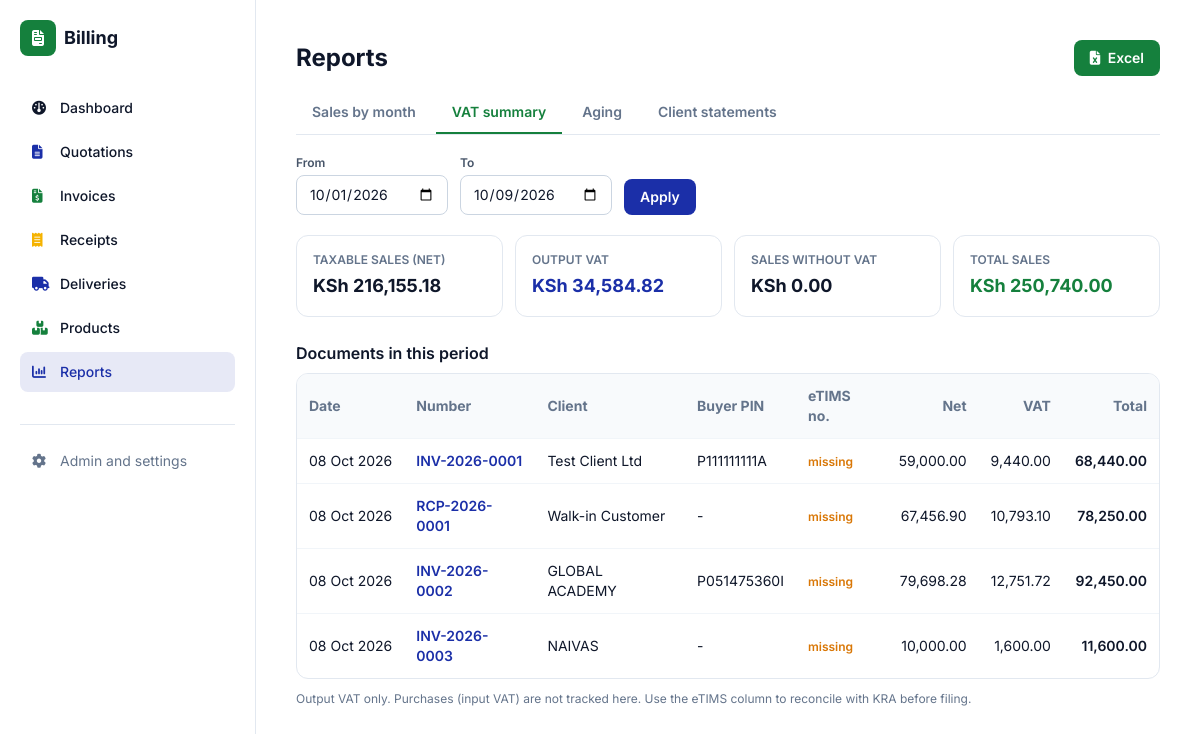
Page /reports/vat/ (signed in) on the earlier database version.
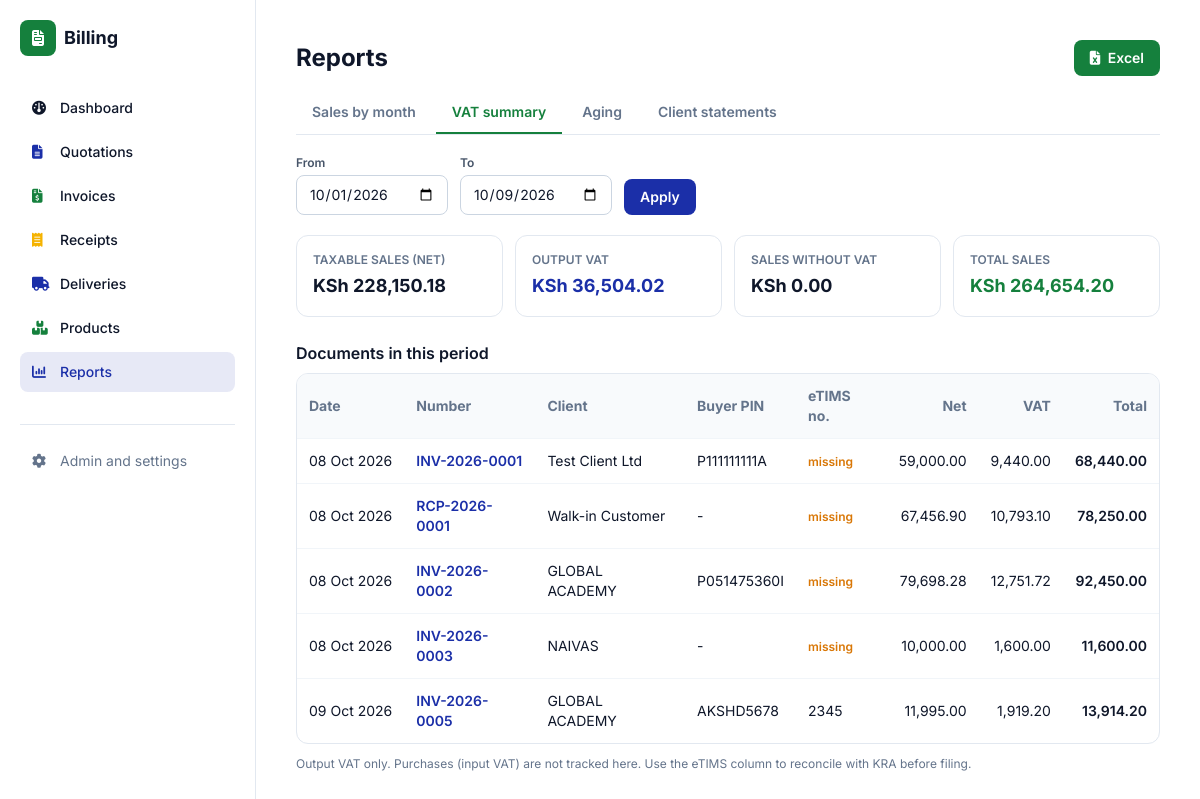
Same page on the later database version.
### documents/models.py (models this page shows, shortened)
class Document(models.Model):
    QUOTATION, INVOICE, RECEIPT = "quotation", "invoice", "receipt"
    TYPES = [(QUOTATION, "Quotation"), (INVOICE, "Invoice"), (RECEIPT, "Receipt")]
    PREFIX = {QUOTATION: "QUO", INVOICE: "INV", RECEIPT: "RCP"}
    STATUSES = [
        ("draft", "Draft"), ("sent", "Sent"), ("accepted", "Accepted"),
        ("paid", "Paid"), ("void", "Void"),
    ]
    PAYMENT_METHODS = [
        ("cash", "Cash"), ("mpesa", "M-Pesa"), ("bank", "Bank Transfer"), ("card", "Card"),
    ]
    VAT_MODES = [
        ("exclusive", "VAT exclusive (add VAT on top)"),
        ("inclusive", "VAT inclusive (prices include VAT)"),
        ("none", "No VAT"),
    ]
    doc_type = models.CharField(max_length=10, choices=TYPES)
    number = models.CharField(max_length=30, unique=True, editable=False)
    client = models.ForeignKey(Client, null=True, blank=True, on_delete=models.SET_NULL)
    client_name = models.CharField(max_length=150, blank=True, help_text="Walk-in name if no client")
    issue_date = models.DateField(default=timezone.localdate)
    due_date = models.DateField(null=True, blank=True)
    status = models.CharField(max_length=10, choices=STATUSES, default="draft")
    vat_mode = models.CharField(max_length=10, choices=VAT_MODES, default="exclusive")
    served_by = models.CharField(max_length=80, blank=True)
    discount = models.DecimalField(max_digits=12, decimal_places=2, default=0)
    payment_method = models.CharField(max_length=10, choices=PAYMENT_METHODS, blank=True)
    payment_reference = models.CharField(max_length=60, blank=True)
    notes = models.TextField(blank=True)
    terms = models.TextField(blank=True)
    buyer_pin = models.CharField("Buyer KRA PIN", max_length=20, blank=True)
    etims_invoice_no = models.CharField("eTIMS invoice no.", max_length=60, blank=True)
    etims_qr = models.CharField("eTIMS QR data or link", max_length=500, blank=True,
                                help_text="Paste the QR link or data KRA gives you for this invoice")
    share_token = models.CharField(max_length=32, unique=True, null=True, blank=True, editable=False)
    share_viewed_at = models.DateTimeField(null=True, blank=True, editable=False)
    business = models.JSONField(default=dict, blank=True, editable=False)
    source = models.ForeignKey("self", null=True, blank=True, on_delete=models.SET_NULL,
                               related_name="converted")
    created_at = models.DateTimeField(auto_now_add=True)
    class Meta:
        ordering = ["-created_at"]
    @property
    def display_client(self):
        return self.client.name if self.client else (self.client_name or "Walk-in Customer")
    @cached_property
    def biz(self):
        data = dict(self.business or {})
        if not data:
            p = BusinessProfile.get()
            data = p.snapshot() if p else {}
        for key in ("name", "tagline", "address", "phone", "email", "kra_pin",
                    "payment_details", "receipt_footer", "logo", "signature", "stamp"):
            data.setdefault(key, "")
        data.setdefault("vat_rate", "16.00")
        return SimpleNamespace(**data)
    @cached_property
    def vat_rate(self):
        return Decimal(str(self.biz.vat_rate))
    @property
    def items_total(self):
        return sum((i.line_total for i in self.items.all()), Decimal("0"))
    @property
    def gross(self):
        return max(self.items_total - self.discount, Decimal("0"))
    @property
    def net_amount(self):
        if self.vat_mode == "inclusive":
            return (self.gross / (1 + self.vat_rate / 100)).quantize(Decimal("0.01"))
        return self.gross
    @property
    def vat_amount(self):
        if self.vat_mode == "exclusive":
            return (self.gross * self.vat_rate / 100).quantize(Decimal("0.01"))
        if self.vat_mode == "inclusive":
            return self.gross - self.net_amount
        return Decimal("0")
    @property
    def total(self):
        return self.gross + self.vat_amount if self.vat_mode == "exclusive" else self.gross
    @property
    def buyer_pin_display(self):
        return self.buyer_pin or (self.client.kra_pin if self.client else "")

class Client(models.Model):
    name = models.CharField(max_length=150)
    phone = models.CharField(max_length=50, blank=True)
    email = models.EmailField(blank=True)
    address = models.TextField(blank=True)
    kra_pin = models.CharField(max_length=30, blank=True)
    class Meta:
        ordering = ["name"]

class DocumentItem(models.Model):
    document = models.ForeignKey(Document, related_name="items", on_delete=models.CASCADE)
    description = models.CharField(max_length=255)
    serial_numbers = models.TextField(blank=True, help_text="Optional, one per line")
    quantity = models.DecimalField(max_digits=10, decimal_places=2, default=1)
    unit_price = models.DecimalField(max_digits=12, decimal_places=2)
    product = models.ForeignKey("Product", null=True, blank=True, on_delete=models.SET_NULL,
                                related_name="sold_items")
    @property
    def line_total(self):
        return self.quantity * self.unit_price

### documents/report_views.py (the view, shortened to what this page needs)
# urls.py: path("reports/vat/", report_views.vat, name="report_vat"),
@login_required
def vat(request):
    today = timezone.localdate()
    start = _date(request.GET.get("from"), today.replace(day=1))
    end = _date(request.GET.get("to"), today)
    docs = list(sales_docs(start, end))
    taxable = vat_total = exempt = gross = ZERO
    by_month = {}
    for d in docs:
        m = by_month.setdefault(d.issue_date.strftime("%Y-%m"), {"net": ZERO, "vat": ZERO, "none": ZERO})
        if d.vat_mode == "none":
            exempt += d.total
            m["none"] += d.total
        else:
            taxable += d.net_amount
            vat_total += d.vat_amount
            m["net"] += d.net_amount
            m["vat"] += d.vat_amount
        gross += d.total
    return render(request, "documents/reports/vat.html", {
        "tab": "vat", "docs": docs, "start": start, "end": end, "taxable": taxable,
        "vat_total": vat_total, "exempt": exempt, "gross": gross,
        "months": sorted(by_month.items()), "querystring": _qs(request)})

### documents/report_views.py (called while the page is built)
def sales_q():
    return (Q(doc_type="invoice", status__in=["sent", "paid"]) |
            (Q(doc_type="receipt", status="paid") & ~Q(source__doc_type="invoice")))

def sales_docs(start, end):
    return (Document.objects.filter(sales_q(), issue_date__gte=start, issue_date__lte=end)
            .select_related("client").prefetch_related("items").order_by("issue_date", "id"))

def _date(value, default):
    try:
        return parse_date(value or "") or default
    except ValueError:
        return default

def _qs(request):
    params = request.GET.copy()
    params.pop("export", None)
    return params.urlencode()

### templates/documents/reports/vat.html (shortened to what this page needs)
{% extends "documents/reports/base.html" %}
{% block actions %}
<a href="?{% if querystring %}{{ querystring }}&amp;{% endif %}export=xlsx" class="no-print px-4 py-2 rounded-lg bg-brand-green text-white text-sm font-semibold text-center"><i class="fa-solid fa-file-excel mr-1"></i> Excel</a>
{% endblock %}
{% block report %}
<form method="get" class="grid grid-cols-2 md:flex md:items-end gap-3 mb-5 text-sm no-print">
  <div><label class="block text-xs font-semibold text-slate-600 mb-1">From</label><input type="date" name="from" value="{{ start|date:'Y-m-d' }}" class="w-full rounded-lg border border-slate-300 px-3 py-2"></div>
  <div><label class="block text-xs font-semibold text-slate-600 mb-1">To</label><input type="date" name="to" value="{{ end|date:'Y-m-d' }}" class="w-full rounded-lg border border-slate-300 px-3 py-2"></div>
  <button class="col-span-2 md:col-span-1 bg-brand-blue text-white font-semibold px-4 py-2 rounded-lg">Apply</button>
</form>
<div class="grid grid-cols-2 lg:grid-cols-4 gap-3 mb-6">
  <div class="rounded-xl border border-slate-200 p-4"><p class="text-xs font-semibold text-slate-500 uppercase">Taxable sales (net)</p><p class="mt-1 text-lg font-bold">KSh {{ taxable|floatformat:"2g" }}</p></div>
  <div class="rounded-xl border border-slate-200 p-4"><p class="text-xs font-semibold text-slate-500 uppercase">Output VAT</p><p class="mt-1 text-lg font-bold text-brand-blue">KSh {{ vat_total|floatformat:"2g" }}</p></div>
  <div class="rounded-xl border border-slate-200 p-4"><p class="text-xs font-semibold text-slate-500 uppercase">Sales without VAT</p><p class="mt-1 text-lg font-bold">KSh {{ exempt|floatformat:"2g" }}</p></div>
  <div class="rounded-xl border border-slate-200 p-4"><p class="text-xs font-semibold text-slate-500 uppercase">Total sales</p><p class="mt-1 text-lg font-bold text-brand-green">KSh {{ gross|floatformat:"2g" }}</p></div>
</div>
<h2 class="font-semibold mb-2">Documents in this period</h2>
<div class="rounded-xl border border-slate-200 overflow-x-auto"><table class="w-full text-sm">
  <thead class="bg-slate-50 text-left text-slate-500"><tr><th class="p-3">Date</th><th class="p-3">Number</th><th class="p-3">Client</th><th class="p-3">Buyer PIN</th><th class="p-3">eTIMS no.</th><th class="p-3 text-right">Net</th><th class="p-3 text-right">VAT</th><th class="p-3 text-right">Total</th></tr></thead>
  {% for d in docs %}<tr class="border-t border-slate-100">
    <td class="p-3 whitespace-nowrap">{{ d.issue_date|date:"d M Y" }}</td>
    <td class="p-3 font-semibold"><a class="text-brand-blue" href="{% url 'documents:detail' d.pk %}">{{ d.number }}</a></td>
    <td class="p-3">{{ d.display_client }}</td><td class="p-3">{{ d.buyer_pin_display|default:"-" }}</td>
    <td class="p-3">{% if d.etims_invoice_no %}{{ d.etims_invoice_no }}{% else %}<span class="text-amber-600 text-xs font-semibold">missing</span>{% endif %}</td>
    <td class="p-3 text-right whitespace-nowrap">{{ d.net_amount|floatformat:"2g" }}</td><td class="p-3 text-right whitespace-nowrap">{{ d.vat_amount|floatformat:"2g" }}</td>
    <td class="p-3 text-right whitespace-nowrap font-semibold">{{ d.total|floatformat:"2g" }}</td></tr>
  {% empty %}<tr><td colspan="8" class="p-8 text-center text-slate-400">No sales in this period.</td></tr>{% endfor %}
</table></div>
<p class="text-xs text-slate-500 mt-3">Output VAT only. Purchases (input VAT) are not tracked here. Use the eTIMS column to reconcile with KRA before filing.</p>
{% endblock %}

### templates/documents/reports/base.html (shortened to what this page needs)
{% extends "base.html" %}
{% block content %}
<div class="flex flex-col sm:flex-row sm:items-center sm:justify-between gap-3 mb-4 no-print">
  <h1 class="text-2xl font-bold">Reports</h1>
  {% block actions %}{% endblock %}
</div>
<div class="flex gap-1 overflow-x-auto border-b border-slate-200 mb-5 text-sm font-semibold no-print">
  <a href="{% url 'documents:report_sales' %}" class="px-4 py-2.5 whitespace-nowrap {% if tab == 'sales' %}border-b-2 border-brand-green text-brand-green{% else %}text-slate-500 hover:text-brand-ink{% endif %}">Sales by month</a>
  <a href="{% url 'documents:report_vat' %}" class="px-4 py-2.5 whitespace-nowrap {% if tab == 'vat' %}border-b-2 border-brand-green text-brand-green{% else %}text-slate-500 hover:text-brand-ink{% endif %}">VAT summary</a>
  <a href="{% url 'documents:report_aging' %}" class="px-4 py-2.5 whitespace-nowrap {% if tab == 'aging' %}border-b-2 border-brand-green text-brand-green{% else %}text-slate-500 hover:text-brand-ink{% endif %}">Aging</a>
  <a href="{% url 'documents:report_statements' %}" class="px-4 py-2.5 whitespace-nowrap {% if tab == 'statements' %}border-b-2 border-brand-green text-brand-green{% else %}text-slate-500 hover:text-brand-ink{% endif %}">Client statements</a>
</div>
{% block report %}{% endblock %}
{% endblock %}

### templates/base.html (shortened to what this page needs)
<!DOCTYPE html>
<html lang="en">
<head>
  <script src="https://cdn.tailwindcss.com"></script>
  <link rel="stylesheet" href="https://cdnjs.cloudflare.com/ajax/libs/font-awesome/6.5.2/css/all.min.css">
</head>
<body class="bg-white text-brand-ink font-sans antialiased">
{% with t=request.resolver_match.url_name %}
  <div class="md:flex min-h-screen">
    <aside id="sidebar"
      class="fixed md:sticky top-0 left-0 z-50 md:self-start h-screen w-64 shrink-0 overflow-y-auto bg-white border-r border-slate-200 p-5
             -translate-x-full md:translate-x-0 transition-transform duration-200">
      <div class="flex items-center justify-between mb-8">
        <div class="flex items-center gap-2">
          <span class="h-9 w-9 rounded-lg bg-brand-green text-white grid place-items-center"><i class="fa-solid fa-file-invoice"></i></span>
          <span class="font-bold text-lg">Billing</span>
        </div>
      </div>
      <nav class="space-y-1 text-sm font-medium">
        <a href="{% url 'documents:dashboard' %}"
           class="flex items-center gap-3 px-3 py-2.5 rounded-lg {% if t == 'dashboard' %}bg-brand-green/10 text-brand-green{% else %}hover:bg-slate-100{% endif %}">
          <i class="fa-solid fa-gauge w-4"></i> Dashboard</a>
        <a href="{% url 'documents:list' 'quotation' %}"
           class="flex items-center gap-3 px-3 py-2.5 rounded-lg {% if doc_type == 'quotation' or doc.doc_type == 'quotation' %}bg-brand-blue/10 text-brand-blue{% else %}hover:bg-slate-100{% endif %}">
          <i class="fa-solid fa-file-lines w-4 text-brand-blue"></i> Quotations</a>
        <a href="{% url 'documents:list' 'invoice' %}"
           class="flex items-center gap-3 px-3 py-2.5 rounded-lg {% if doc_type == 'invoice' or doc.doc_type == 'invoice' %}bg-brand-green/10 text-brand-green{% else %}hover:bg-slate-100{% endif %}">
          <i class="fa-solid fa-file-invoice-dollar w-4 text-brand-green"></i> Invoices</a>
        <a href="{% url 'documents:list' 'receipt' %}"
           class="flex items-center gap-3 px-3 py-2.5 rounded-lg {% if doc_type == 'receipt' or doc.doc_type == 'receipt' %}bg-brand-gold/20 text-yellow-800{% else %}hover:bg-slate-100{% endif %}">
          <i class="fa-solid fa-receipt w-4 text-brand-gold"></i> Receipts</a>
        <a href="{% url 'documents:delivery_list' %}"
           class="flex items-center gap-3 px-3 py-2.5 rounded-lg {% if 'delivery' in t %}bg-brand-blue/10 text-brand-blue{% else %}hover:bg-slate-100{% endif %}">
          <i class="fa-solid fa-truck w-4 text-brand-blue"></i> Deliveries</a>
        <a href="{% url 'documents:product_list' %}"
           class="flex items-center gap-3 px-3 py-2.5 rounded-lg {% if 'product' in t %}bg-brand-green/10 text-brand-green{% else %}hover:bg-slate-100{% endif %}">
          <i class="fa-solid fa-boxes-stacked w-4 text-brand-green"></i> Products</a>
        <a href="{% url 'documents:report_sales' %}"
           class="flex items-center gap-3 px-3 py-2.5 rounded-lg {% if 'report' in t %}bg-brand-blue/10 text-brand-blue{% else %}hover:bg-slate-100{% endif %}">
          <i class="fa-solid fa-chart-column w-4 text-brand-blue"></i> Reports</a>
      </nav>
      <div class="mt-8 pt-4 border-t border-slate-200 text-sm">
        <a href="/admin/" class="flex items-center gap-3 px-3 py-2.5 rounded-lg text-slate-500 hover:bg-slate-100">
          <i class="fa-solid fa-gear w-4"></i> Admin and settings</a>
      </div>
    </aside>
    <main class="flex-1 min-w-0 p-4 sm:p-6 lg:p-10">
      {% block content %}{% endblock %}
    </main>
  </div>
{% endwith %}
</body>
</html>

### templates/base.html (style rules this page uses)
html { -webkit-text-size-adjust: 100%; }

Differences in the rows shown:
added Document: issue_date "09 Oct 2026", number "INV-2026-0005", display_client "GLOBAL ACADEMY", buyer_pin_display "AKSHD5678", etims_invoice_no "2345", net_amount "11,995.00", vat_amount "1,919.20", total "13,914.20"
Other differences:
{{ taxable|floatformat:"2g" }}: "216,155.18" → "228,150.18"
{{ vat_total|floatformat:"2g" }}: "34,584.82" → "36,504.02"
{{ gross|floatformat:"2g" }}: "250,740.00" → "264,654.20"
